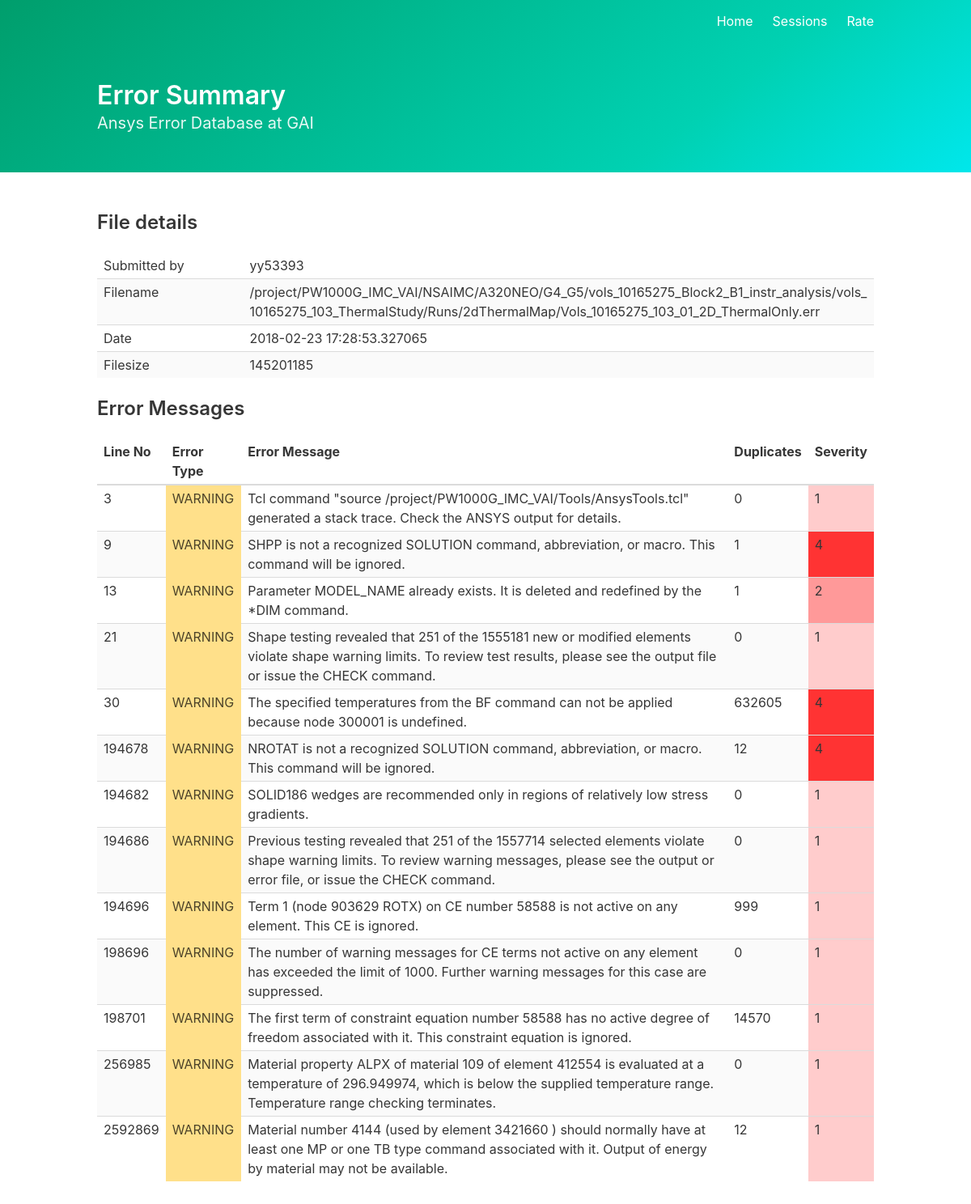
/session/1, run on the app's committed database.
### tables this page shows
CREATE TABLE errors (
    errid integer primary key autoincrement,
    lineno integer not null,
    errtype text not null,
    errmsg text not null,
    numofdups integer not null,
    sessionid integer,
    foreign key(sessionid) references sessions(sessionid)
);

### errhost.py (the view)
@app.route("/session/<int:sessionid>")
def session(sessionid):
    cur = g.db.execute('select lineno, errtype, errmsg, numofdups from errors'
            ' where sessionid=?', [sessionid,])
    errlist = cur.fetchall()
    cur = g.db.execute('select username, filename, createdon, filesize from '
            'sessions where sessionid=?',[sessionid,])
    sessdata = cur.fetchone()
    cur = g.db.execute('select id, errtype, errmsg, rating, repeated from uniq_errors')
    uniq_errs = cur.fetchall()
    ratings = []
    for err in errlist:
        for uniq_err in uniq_errs:
            if compare_errs(uniq_err[2], err[2], app.config['ERRCONFIDENCE']):
                ratings.append(uniq_err[3])
                break
        else:
            ratings.append(0)
    return render_template('session.html', errlist=zip(errlist, ratings), sessdata=sessdata)

### errhost.py (called while the page is built)
def connect_db():
    rv = sqlite3.connect(app.config['DATABASE'])
    rv.row_factory = sqlite3.Row
    return rv

def compare_errs(err1, err2, conf):
    err1 = re.sub("\d+", "", err1)
    err2 = re.sub("\d+", "", err2)
    hit = 0
    for e1, e2 in zip(err1.split(), err2.split()):
        if e1 == e2:
            hit += 1
    if hit/len(err2.split()) > conf:
        return True
    else:
        return False

@app.before_request
def before_request():
    g.db = connect_db()

@app.teardown_request
def teardown_request(exception):
    db = getattr(g, 'db', None)
    if db is not None:
        db.close()

### templates/session.html
{% extends "layout.html" %}
{% block body %}
        <h3 class="title is-4">File details</h3>
        <table class="table is-narrow is-striped is-fullwidth">
            <tbody>
            <tr>
                <td>Submitted by</td>
                <td>{{ sessdata.username }}</td>
            </tr>
            <tr>
                <td>Filename</td>
                <td style="word-wrap: break-word; max-width: 500px;">{{ sessdata.filename }}</td>
            </tr>
            <tr>
                <td>Date</td>
                <td>{{ sessdata.createdon }}</td>
            </tr>
            <tr>
                <td>Filesize</td>
                <td>{{ sessdata.filesize }}</td>
            </tr>
            </tbody>
        </table>
        <h3 class="title is-4">Error Messages</h3>
        <table class="table is-narrow is-striped is-fullwidth">
            <tbody>
            <thead>
            <tr>
                <th>Line No</th>
                <th>Error Type</th>
                <th>Error Message</th>
                <th>Duplicates</th>
                <th>Severity</th>
            </tr>
            </thead>
            {% for err in errlist %}
                <tr>
                    <td>{{ err[0].lineno }}</td>
                    <td class="{% if err[0].errtype == "WARNING" %}
                        is-warning
                        {% elif err[0].errtype == "ERROR" %}
                        is-danger
                        {% else %}
                        is-info
                        {% endif %}">{{ err[0].errtype }}</td>
                    <td>{{ err[0].errmsg }}</td>
                    <td>{{ err[0].numofdups }}</td>
                    <td style="background-color:rgb(255,
                        {{ 255-err[1]/5*255 }}, {{ 255-err[1]/5*255 }})">{{ err[1] }}</td>
                </tr>
            {% else %}
                <tr>
                    <td>No Entries</td>
            {% endfor %}
            </tbody>
        </table>
{% endblock %}

### templates/layout.html (shortened to what this page needs)
<!DOCTYPE html>
<html>
<head>
<link rel="stylesheet" href="https://cdnjs.cloudflare.com/ajax/libs/bulma/0.6.2/css/bulma.min.css">
</head>
<body>
<section class="hero is-primary is-bold">
    <div class="hero-head">
        <nav class="navbar">
            <div class="container">
                <div class="navbar-menu div navbar-end">
                    <a class="navbar-item" href="/">Home</a>
                    <a class="navbar-item" href="/sessions">Sessions</a>
                    <a class="navbar-item" href="/rate">Rate</a>
                </div>
            </div>
        </nav>
    </div>
    <div class="hero-body">
        <div class="container">
            <h1 class="title">
                Error Summary
            </h1>
            <p
            class="subtitle">
            Ansys Error Database at GAI
            </p>
        </div>
    </div>
</section>
<section class="section">
    <div class="container">
        {% block body %}{% endblock %}
    </div>
</section>
</body>
</html>

### data on the page
errors: lineno "3", errtype "WARNING", errmsg "Tcl command \"source /project/PW1000G_IMC_VAI/Tools/AnsysTools.tcl\" generated a stack trace. Check the ANSYS output for details.", numofdups "0", err "1"
errors: lineno "9", errtype "WARNING", errmsg "SHPP is not a recognized SOLUTION command, abbreviation, or macro. This command will be ignored.", numofdups "1", err "4"
errors: lineno "13", errtype "WARNING", errmsg "Parameter MODEL_NAME already exists. It is deleted and redefined by the *DIM command.", numofdups "1", err "2"
errors: lineno "21", errtype "WARNING", errmsg "Shape testing revealed that 251 of the 1555181 new or modified elements violate shape warning limits. To review test results, please see the output file or issue the CHECK command.", numofdups "0", sessionid "1"
errors: lineno "30", errtype "WARNING", errmsg "The specified temperatures from the BF command can not be applied because node 300001 is undefined.", numofdups "632605", err "4"
errors: lineno "194678", errtype "WARNING", errmsg "NROTAT is not a recognized SOLUTION command, abbreviation, or macro. This command will be ignored.", numofdups "12", err "4"
errors: lineno "194682", errtype "WARNING", errmsg "SOLID186 wedges are recommended only in regions of relatively low stress gradients.", numofdups "0", sessionid "1"
errors: lineno "194686", errtype "WARNING", errmsg "Previous testing revealed that 251 of the 1557714 selected elements violate shape warning limits. To review warning messages, please see the output or error file, or issue the CHECK command.", numofdups "0", sessionid "1"
errors: lineno "194696", errtype "WARNING", errmsg "Term 1 (node 903629 ROTX) on CE number 58588 is not active on any element. This CE is ignored.", numofdups "999", sessionid "1"
errors: lineno "198696", errtype "WARNING", errmsg "The number of warning messages for CE terms not active on any element has exceeded the limit of 1000. Further warning messages for this case are suppressed.", numofdups "0", sessionid "1"
errors: lineno "198701", errtype "WARNING", errmsg "The first term of constraint equation number 58588 has no active degree of freedom associated with it. This constraint equation is ignored.", numofdups "14570", sessionid "1"
errors: lineno "256985", errtype "WARNING", errmsg "Material property ALPX of material 109 of element 412554 is evaluated at a temperature of 296.949974, which is below the supplied temperature range. Temperature range checking terminates.", numofdups "0", sessionid "1"
errors: lineno "2592869", errtype "WARNING", errmsg "Material number 4144 (used by element 3421660 ) should normally have at least one MP or one TB type command associated with it. Output of energy by material may not be available.", numofdups "12", sessionid "1"

### other printed values
{{ sessdata.username }} "yy53393"
{{ sessdata.filename }} "/project/PW1000G_IMC_VAI/NSAIMC/A320NEO/G4_G5/vols_10165275_Block2_B1_instr_analysis/vols_10165275_103_ThermalStudy/Runs/2dThermalMap/Vols_10165275_103_01_2D_ThermalOnly.err"
{{ sessdata.createdon }} "2018-02-23 17:28:53.327065"
{{ sessdata.filesize }} "145201185"
